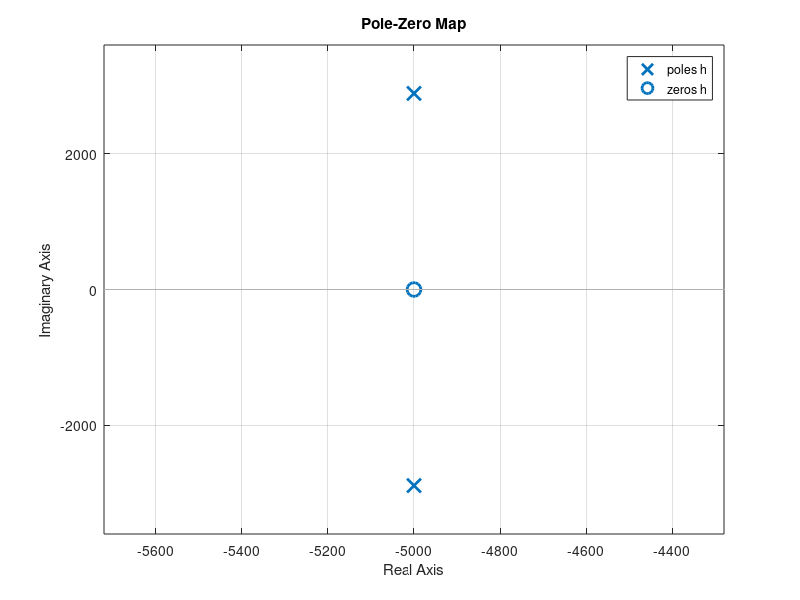
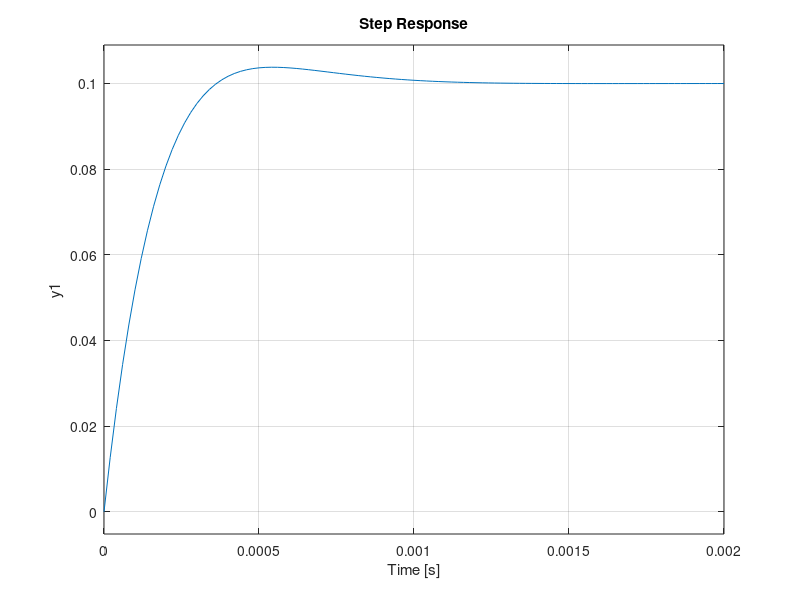

Write the MATLAB code that produced these figures, in order.
%Ejercicio 7 de taller de sistemas electricos
clear
clc
close all

%Parametros del sistema
R1=10;
R2=20;
C=10e-6;
L=1e-3;

%Polos y ceros
h=tf([R2*C 1],[R2*L*C+R1*L*C R1*R2*C+L R1]); %funcion de transferencia

pzmap(h)
figure
step(h)
grid on